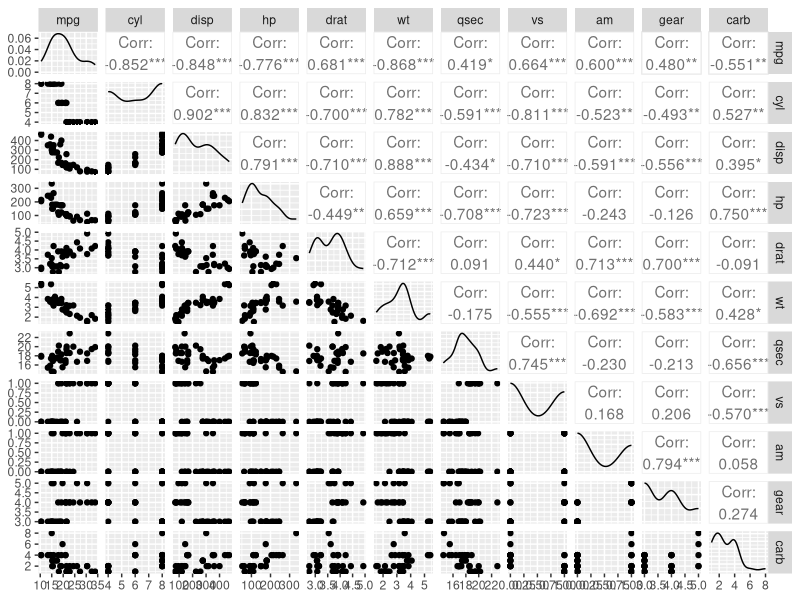
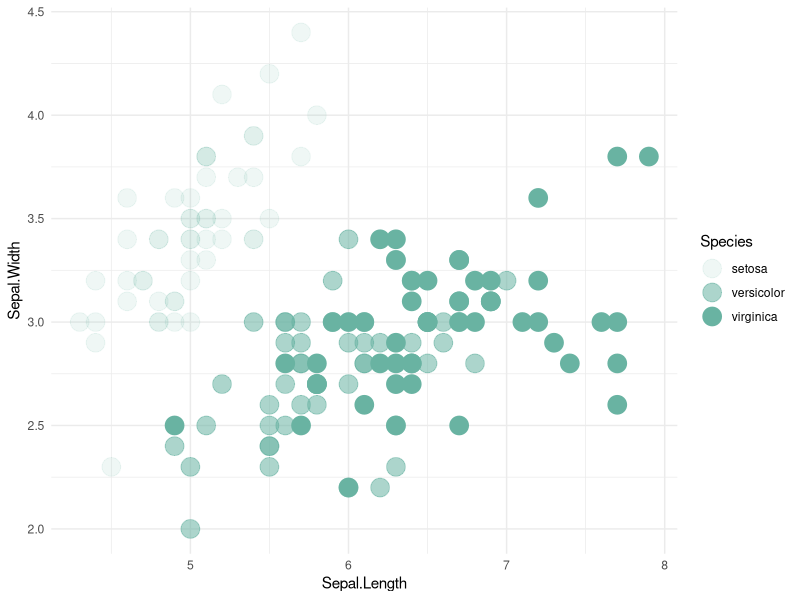
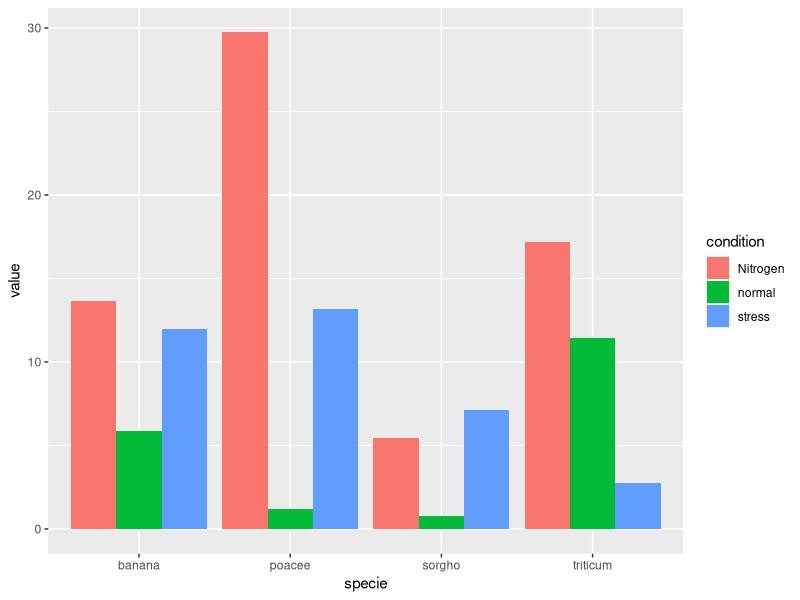
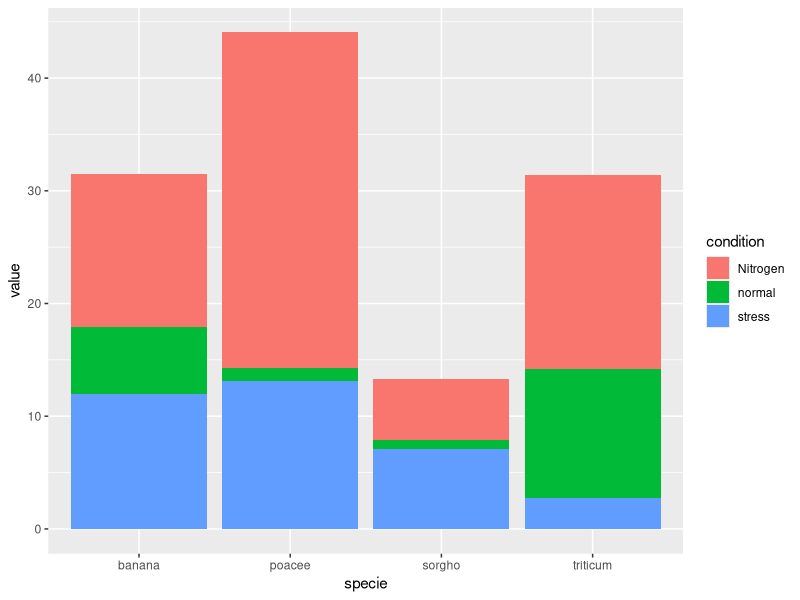

The R source for these figures, in order: (Note: this script raises an error after producing the figures.)

# data exploration --------------------------------------------------------

ipk <- function(pkg){
  for(i in seq(length(pkg))){
    if(!require(pkg[[i]], character.only = T)) install.packages(pkg[[i]], dep = T)
  }
}
list.pkg <- c("Hmisc",
              "tidyverse",
              "magrittr",
              "here",
              "GGally",
              "bookdown",
              "hrbrthemes",
              "viridis",
              "zoo")
ipk(list.pkg)

dat <- mtcars
#  get numeric columns
num <- names(dat[,sapply(dat, is.numeric)])

nu.dp <- dat %>% select(where(is.numeric)) %>% names(.)
# count nas

count_na <- function(x){
  sum(is.na(x))
}
sapply(dat, count_na) #%>% as.data.frame() 
# correlation matrix

GGally::ggpairs(dat)

# correlation
out <- cor(dat, method = "pearson") %>% as.data.frame()

# correlation with p-values
out <- Hmisc::rcorr(as.matrix(dat))

# plots

# scatter - geom_point
ggplot(iris, aes(x=Sepal.Length, y=Sepal.Width, alpha=Species)) + 
  geom_point(size=6, color="#69b3a2") +
  theme_minimal()

# bar - geom_bar
# create a dataset
specie <- c(rep("sorgho" , 3) , rep("poacee" , 3) , rep("banana" , 3) , rep("triticum" , 3) )
condition <- rep(c("normal" , "stress" , "Nitrogen") , 4)
value <- abs(rnorm(12 , 0 , 15))
data <- data.frame(specie,condition,value)
# grouped bars
ggplot(data, aes(fill = condition, x = specie, y = value)) +
  geom_bar(stat = "identity", position = "dodge")


# stacked
ggplot(data, aes(fill = condition, x = specie, y = value)) +
  geom_bar(stat = "identity", position = "stack")

ggplot(data, aes(fill=condition, y=value, x=condition)) + 
  geom_bar(position="dodge", stat="identity") +
  scale_fill_viridis(discrete = T, option = "E") +
  ggtitle("Studying 4 species..") +
  facet_wrap(~specie) +
  theme_ipsum() +
  theme(legend.position="none") +
  xlab("")

# pie-chart

data <- data.frame(
  group=LETTERS[1:5],
  value=c(13,7,9,21,2)
)

# compute the position of labels
data <- data %>%
  arrange(desc(group)) %>%
  mutate(prop = value / sum(value)) %>%
  mutate(ypos = cumsum(prop) - 0.5*prop)


ggplot(data, aes(x="", y=prop, fill=group)) +
  geom_bar(stat="identity", width=1, color="white") +
  coord_polar("y", start=0) +
  theme_void() + 
  theme(legend.position="none") +
  
  geom_text(aes(y = ypos, label = group), color = "white", size=6) +
  scale_fill_brewer(palette="Set1")

# aggregate such a useful function
aggregate(state.x77, list(Region = state.region), mean)
